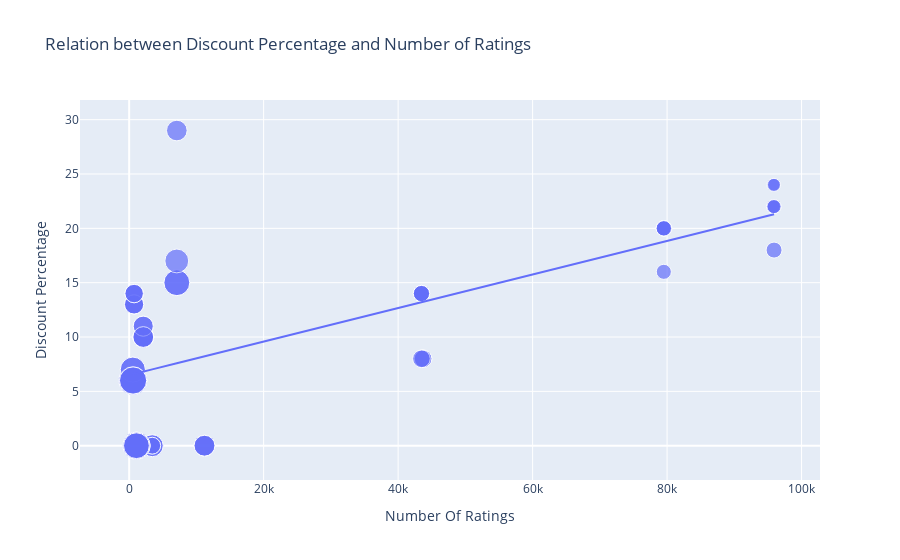

The cell this chart's notebook holds for it:
### Markdown cell above
# Relationship between discount percentage & Number of rating of iphone

### Code cell
import plotly.express as px

figure = px.scatter(
    data_frame=df,
    x='Number Of Ratings',   # remove extra space
    y='Discount Percentage',
    size='Sale Price',
    trendline='ols',
    title='Relation between Discount Percentage and Number of Ratings'
)

figure.show()

### Figure 1 — Plotly figure (JSON) as saved in the notebook; plotly's stock layout.template omitted (floating-point values rounded to 4 significant figures)
{"data": [{"hovertemplate": "Number Of Ratings=%{x}<br>Discount Percentage=%{y}<br>Sale Price=%{marker.size}<extra></extra>", "legendgroup": "", "marker": {"color": "#636efa", "size": [49900, 84900, 84900, 77000, 77000, 49900, 49900, 77000, 89900, 41999, 39999, 41999, 41999, 41999, 131900, 117100, 131900, 117100, 74999, 117900, 117100, 117900, 99900, 44999, 140900, 130900, 64900, 120900, 59900, 75900, 110900, 130900, 120900, 64900, 64900, 75900, 75900, 120900, 59900, 120900, 75900, 140900, 70900, 70900, 75900, 59900, 110900, 120900, 130900, 130900, 54999, 54999, 29999, 34999, 34999, 34999, 54999, 29999, 46999, 46999, 46999, 46999], "sizemode": "area", "sizeref": 352.2, "symbol": "circle"}, "mode": "markers", "name": "", "orientation": "v", "showlegend": false, "type": "scatter", "x": [3431, 3431, 3431, 11202, 11202, 3431, 3431, 11202, 1454, 79512, 79512, 79582, 79512, 79512, 1078, 1078, 1078, 1078, 7088, 7088, 1078, 7088, 7081, 95909, 542, 580, 740, 545, 740, 2101, 545, 580, 580, 730, 730, 2101, 2101, 580, 740, 580, 2092, 545, 2101, 2092, 2101, 740, 545, 580, 580, 580, 43707, 43707, 95807, 95909, 95807, 95909, 43470, 95909, 43470, 43470, 43470, 43470], "xaxis": "x", "y": [0, 0, 0, 0, 0, 0, 0, 0, 0, 20, 16, 20, 20, 20, 0, 0, 0, 0, 29, 15, 0, 15, 17, 18, 6, 6, 13, 6, 14, 10, 7, 6, 6, 13, 13, 10, 10, 6, 14, 6, 10, 6, 11, 11, 10, 14, 7, 6, 6, 6, 8, 8, 24, 22, 22, 22, 8, 24, 14, 14, 14, 14], "yaxis": "y"}, {"hovertemplate": "<b>OLS trendline</b><br>Discount Percentage = 0.000154292 * Number Of Ratings + 6.49233<br>R<sup>2</sup>=0.468988<br><br>Number Of Ratings=%{x}<br>Discount Percentage=%{y} <b>(trend)</b><extra></extra>", "legendgroup": "", "marker": {"color": "#636efa", "symbol": "circle"}, "mode": "lines", "name": "", "showlegend": false, "type": "scatter", "x": [542, 545, 545, 545, 545, 580, 580, 580, 580, 580, 580, 580, 580, 730, 730, 740, 740, 740, 740, 1078, 1078, 1078, 1078, 1078, 1454, 2092, 2092, 2101, 2101, 2101, 2101, 2101, 3431, 3431, 3431, 3431, 3431, 7081, 7088, 7088, 7088, 11202, 11202, 11202, 43470, 43470, 43470, 43470, 43470, 43707, 43707, 79512, 79512, 79512, 79512, 79582, 95807, 95807, 95909, 95909, 95909, 95909], "xaxis": "x", "y": [6.576, 6.576, 6.576, 6.576, 6.576, 6.582, 6.582, 6.582, 6.582, 6.582, 6.582, 6.582, 6.582, 6.605, 6.605, 6.607, 6.607, 6.607, 6.607, 6.659, 6.659, 6.659, 6.659, 6.659, 6.717, 6.815, 6.815, 6.816, 6.816, 6.816, 6.816, 6.816, 7.022, 7.022, 7.022, 7.022, 7.022, 7.585, 7.586, 7.586, 7.586, 8.221, 8.221, 8.221, 13.2, 13.2, 13.2, 13.2, 13.2, 13.24, 13.24, 18.76, 18.76, 18.76, 18.76, 18.77, 21.27, 21.27, 21.29, 21.29, 21.29, 21.29], "yaxis": "y"}], "layout": {"legend": {"itemsizing": "constant", "tracegroupgap": 0}, "title": {"text": "Relation between Discount Percentage and Number of Ratings"}, "xaxis": {"anchor": "y", "domain": [0, 1], "title": {"text": "Number Of Ratings"}}, "yaxis": {"anchor": "x", "domain": [0, 1], "title": {"text": "Discount Percentage"}}}}
